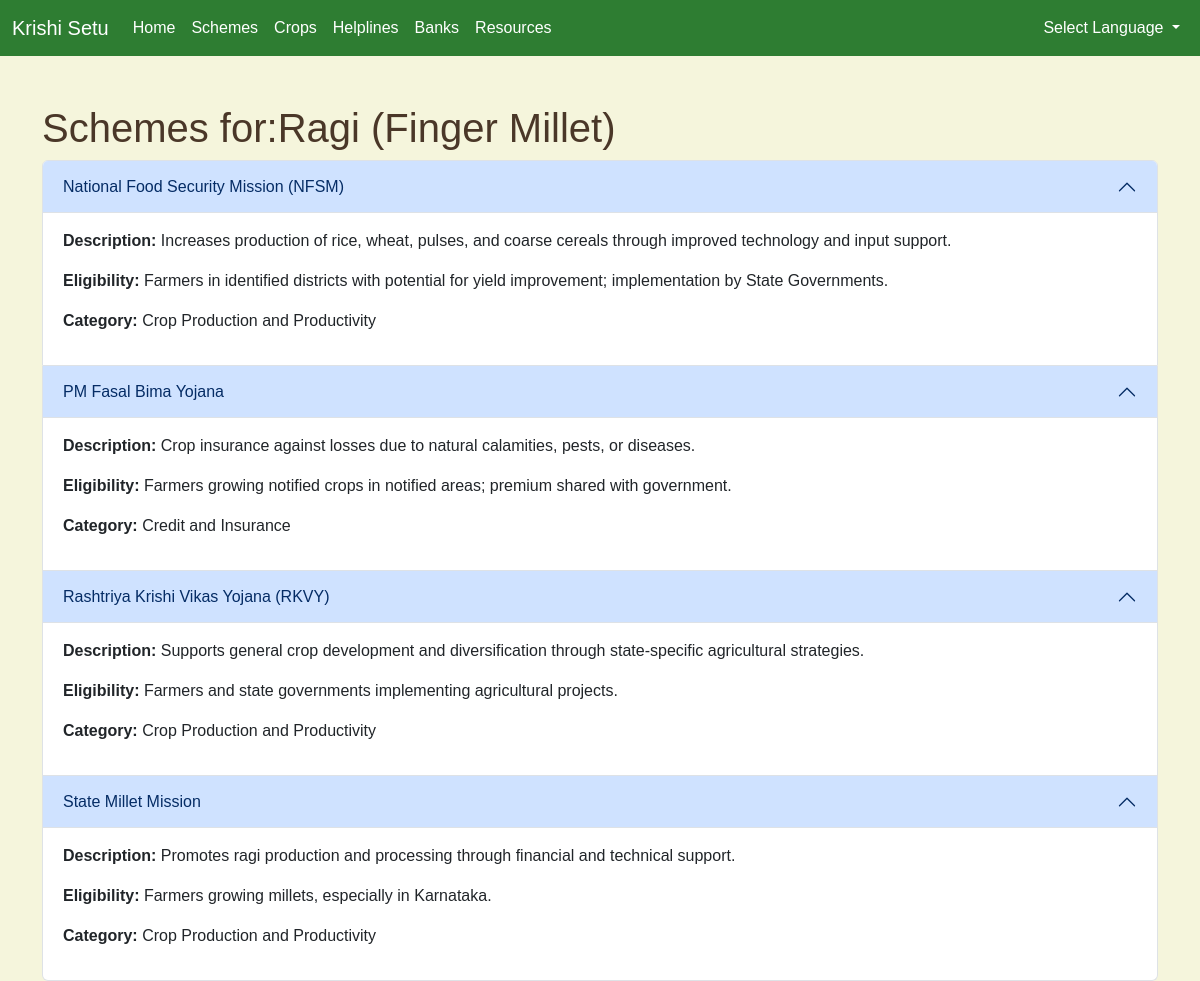
Page /crop_schemes/1 on the committed database.
### tables this page shows
CREATE TABLE crops (
        id INTEGER PRIMARY KEY AUTOINCREMENT,
        name_en TEXT NOT NULL,
        image_path TEXT NOT NULL,
        region_id INTEGER,
        FOREIGN KEY (region_id) REFERENCES regions(id)
    );

CREATE TABLE schemes (
        id INTEGER PRIMARY KEY AUTOINCREMENT,
        name_en TEXT NOT NULL,
        description_en TEXT NOT NULL,
        eligibility_en TEXT NOT NULL,
        category TEXT NOT NULL,
        website_url TEXT,
        document_url TEXT       
               
    );

### app.py (the view, shortened to what this page needs)
@app.route('/crop_schemes/<int:crop_id>')
def crop_schemes(crop_id):
    lang = request.args.get('lang', 'en')
    print(f"Received crop_id: {crop_id}, lang: {lang}")
    translations = load_translations(lang)
    conn = get_db_connection()
    cursor = conn.cursor()
    if lang == 'en':
        cursor.execute('SELECT name_en FROM crops WHERE id = ?', (crop_id,))
    crop = cursor.fetchone()
    crop_name = crop[0] if crop else 'Unknown Crop'
    if lang == 'en':
        cursor.execute('''
            SELECT s.name_en AS name, s.description_en AS description,
                   s.eligibility_en AS eligibility, s.category, s.document_url
            FROM schemes s
            JOIN crop_schemes cs ON s.id = cs.scheme_id
            WHERE cs.crop_id = ?
        ''', (crop_id,))
    schemes = cursor.fetchall()
    conn.close()
    return render_template('crop_schemes.html', translations=translations,
                          schemes=schemes, crop_name=crop_name, lang=lang, crop_id=crop_id)

### app.py (called while the page is built)
def get_db_connection():
    conn = sqlite3.connect('data.db')
    conn.row_factory = sqlite3.Row
    return conn

### templates/crop_schemes.html (shortened to what this page needs)
{% extends 'base.html' %}
{% block content %}
    <h1>{{translations.crop_schemes_title}}:{{crop_name}}</h1>
    <div class="accordion" id="cropSchemesAccordion">
        {% for scheme in schemes %}
            <div class="accordion-item">
                <h2 class="accordion-header" id="heading-{{ loop.index }}">
                    <button class="accordion-button" type="button" data-bs-toggle="collapse"
                            data-bs-target="#collapse-{{ loop.index }}" aria-expanded="true"
                            aria-controls="collapse-{{ loop.index }}">
                        {{ scheme.name }}
                    </button>
                </h2>
                <div id="collapse-{{ loop.index }}" class="accordion-collapse collapse show"
                     aria-labelledby="heading-{{ loop.index }}" data-bs-parent="#cropSchemesAccordion">
                    <div class="accordion-body">
                        <p><strong>{{ translations.description_label }}:</strong> {{ scheme.description }}</p>
                        <p><strong>{{ translations.eligibility_label }}:</strong> {{ scheme.eligibility }}</p>
                        <p><strong>{{ translations.category_label | default('Category') }}:</strong>
                           {{ translations['category_' + scheme.category|replace(' ', '_')|replace('(', '')|replace(')', '')|replace('.', '')|replace(',', '')|lower] or scheme.category }}
                        </p>
                    </div>
                </div>
            </div>
        {% endfor %}
    </div>
{% endblock %}

### templates/base.html (shortened to what this page needs)
<!DOCTYPE html>
<html lang="{{ lang }}">
<head>
    <link href="https://cdn.jsdelivr.net/npm/bootstrap@5.3.0/dist/css/bootstrap.min.css" rel="stylesheet">
    <link rel="stylesheet" href="{{ url_for('static', filename='style.css') }}">
</head>
<body>
    <nav class="navbar navbar-expand-lg navbar-dark bg-success">
        <div class="container-fluid">
            <a class="navbar-brand" href="{{ url_for('index', lang=lang) }}">{{ translations.title }}</a>
            <div class="collapse navbar-collapse" id="navbarNav">
                <ul class="navbar-nav me-auto">
                    <li class="nav-item">
                        <a class="nav-link" href="{{ url_for('index', lang=lang) }}">{{ translations.nav_home }}</a>
                    </li>
                    <li class="nav-item">
                        <a class="nav-link" href="{{ url_for('schemes', lang=lang) }}">{{ translations.nav_schemes }}</a>
                    </li>
                    <li class="nav-item">
                        <a class="nav-link" href="{{ url_for('crops', lang=lang) }}">{{ translations.nav_crops }}</a>
                    </li>
                    <li class="nav-item">
                        <a class="nav-link" href="{{ url_for('helplines', lang=lang) }}">{{ translations.nav_helplines }}</a>
                    </li>
                    <li class="nav-item">
                        <a class="nav-link" href="{{ url_for('banks', lang=lang) }}">{{ translations.nav_banks }}</a>
                    </li>
                    <li class="nav-item">
                        <a class="nav-link" href="{{ url_for('resources', lang=lang) }}">{{ translations.nav_resources }}</a>
                    </li>
                </ul>
                <ul class="navbar-nav">
                    <li class="nav-item dropdown">
                        <a class="nav-link dropdown-toggle" href="#" id="languageDropdown" role="button" data-bs-toggle="dropdown" aria-expanded="false">
                            {{ translations.get(lang, translations.select_language) }}
                        </a>
                            {% set args = request.args.to_dict(flat=False) %}
                            {% set filtered_args = {} %}
                            {% for k, v in args.items() %}
                                {% if k != 'lang' %}
                                    {% do filtered_args.update({k: v}) %}
                                {% endif %}
                            {% endfor %}
                    </li>
                </ul>
            </div>
        </div>
    </nav>
    <div class="container mt-5">
        {% block content %}{% endblock %}
    </div>
</body>
</html>

### static/style.css (style rules this page uses)
body { margin: 0; font-family: Arial, sans-serif; background-color: #F5F5DC; color: #4A3728; }
.navbar { background-color: #2E7D32 !important; }
.navbar { margin-bottom: 20px; }
.navbar-brand, .nav-link, .navbar-toggler-icon { color: #FFFFFF !important; }

### rows in the picture
crops: name_en "Ragi (Finger Millet)"
schemes: name "National Food Security Mission (NFSM)", description "Increases production of rice, wheat, pulses, and coarse cereals through improved technology and input support.", eligibility "Farmers in identified districts with potential for yield improvement; implementation by State Governments."
schemes: name "PM Fasal Bima Yojana", description "Crop insurance against losses due to natural calamities, pests, or diseases.", eligibility "Farmers growing notified crops in notified areas; premium shared with government."
schemes: name "Rashtriya Krishi Vikas Yojana (RKVY)", description "Supports general crop development and diversification through state-specific agricultural strategies.", eligibility "Farmers and state governments implementing agricultural projects."
schemes: name "State Millet Mission", description "Promotes ragi production and processing through financial and technical support.", eligibility "Farmers growing millets, especially in Karnataka."

### other values in the picture
{{ translations.title }} "Krishi Setu"
{{ translations.nav_home }} "Home"
{{ translations.nav_schemes }} "Schemes"
{{ translations.nav_crops }} "Crops"
{{ translations.nav_helplines }} "Helplines"
{{ translations.nav_banks }} "Banks"
{{ translations.nav_resources }} "Resources"
{{ translations.get(lang, translations.select_language) }} "Select Language"
{{ translations.crop_schemes_title }} "Schemes for"
